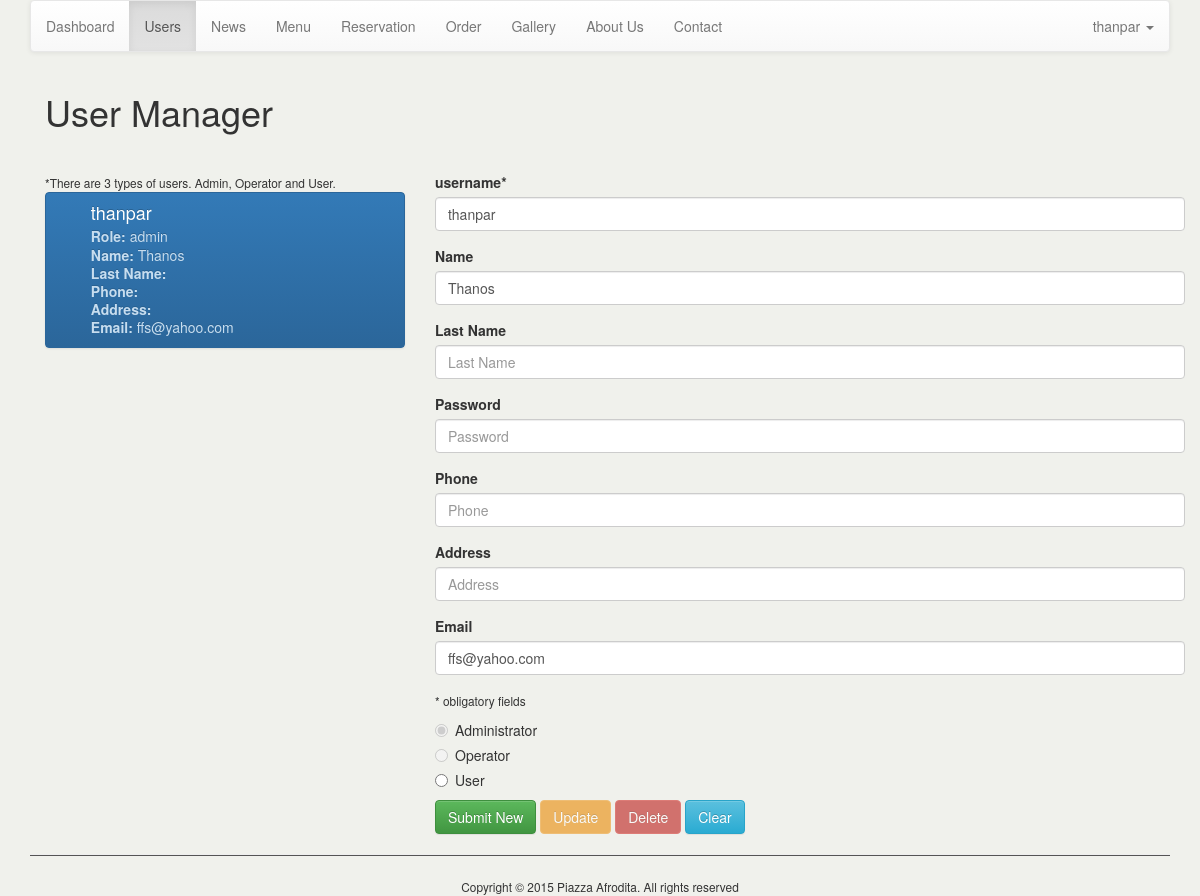
The page /admin/index.php?page=users&id=1 (signed in) on the database its author committed.
### tables this page shows
CREATE TABLE IF NOT EXISTS `users` (
`id` int(11) NOT NULL,
  `username` varchar(200) NOT NULL,
  `firstName` varchar(200) NOT NULL,
  `lastName` varchar(200) NOT NULL,
  `password` varchar(200) NOT NULL,
  `phone` varchar(50) NOT NULL,
  `address` varchar(200) NOT NULL,
  `privilege` int(10) NOT NULL,
  `email` varchar(200) NOT NULL
);

### admin/index.php (called while the page is built)
<?php include('template/header.php'); ?>
<?php include('views/'.$page.'.php'); ?>
<?php include('template/footer.php'); ?>

### admin/functions/data.php (called while the page is built, shortened)
<?php
    function get_user_data($dbc){
        $q="SELECT * FROM users ORDER BY id DESC";
        $r=mysqli_query($dbc,$q);
        return $r;
    }
    function get_single_user_data($dbc,$id){
        $q="SELECT * FROM users WHERE id= $id";
        $r=mysqli_query($dbc,$q);
        $row=mysqli_fetch_assoc($r);
        return $row;
    }
    function show_privilege_level($privilegeLevel){
        switch($privilegeLevel){
            case 1: return "admin";
            break;
        }
    }
?>

### admin/views/users.php (the view, shortened to what this page needs)
<?php
   $result = get_user_data($dbc);
   if(isset($_GET['id'])){
       $userRow = get_single_user_data($dbc,$_GET['id']);
   }
?>
<div class="container">
    <h1 id="subpage-title">User Manager</h1>
    <div class="row">
        <div id="user-col-list-group" class="col-md-4 col-sm-4">
            <small>*There are 3 types of users. Admin, Operator and User.</small>
            <div id ="user-list-group" class="list-group">
                <?php
                    while($row = mysqli_fetch_assoc($result)){ ?>
                        <a id="user-row-id-<?php echo $row['id']; ?>" href ="?page=users&id=<?php echo $row['id']; ?>" class="list-group-item <?php if($_GET['id']==$row['id']) echo 'active'; ?>">
                            <div class="row">
                                <div class="col-md-11 col-md-offset-1">
                                    <h4 id="user-col-username-id-<?php echo $row['id']; ?>" class ="list-group-item-heading"><?php echo $row['username']; ?></h4>
                                    <p id="user-col-role-id-<?php echo $row['id']; ?>" class="list-group-item-text"><b>Role: </b><?php echo show_privilege_level($row['privilege']) ; ?></p>
                                    <p id="user-col-name-id-<?php echo $row['id']; ?>" class="list-group-item-text"><b>Name: </b><?php echo $row['firstName']; ?></p>
                                    <p id="user-col-last-id-<?php echo $row['id']; ?>" class="list-group-item-text"><b>Last Name: </b><?php echo $row['lastName']; ?></p>
                                    <p id="user-col-phone-id-<?php echo $row['id']; ?>" class="list-group-item-text"><b>Phone: </b><?php echo $row['phone']; ?></p>
                                    <p id="user-col-address-id-<?php echo $row['id']; ?>" class="list-group-item-text"><b>Address: </b><?php echo $row['address']; ?></p>
                                    <p id="user-col-email-id-<?php echo $row['id']; ?>" class="list-group-item-text"><b>Email: </b><?php echo $row['email']; ?></p>
                                </div>
                            </div>
                        </a>
                <?php } ?>
            </div>
        </div>
            <div id="user-right-col" class="col-md-8 col-sm-8">
                <form action="?page=users" method="post" role="form">
                      <div id="form-start" class ="form-group">
                            <label for="username">username*</label>
                            <input type="text" class="form-control" id="username" name="username" value = "<?php echo $userRow['username']?>" placeholder ="UserName">
                      </div>
                      <div class="form-group">
                            <label for="name">Name</label>
                            <input type="text" class="form-control" id="name" name="name" value = "<?php echo $userRow['firstName']?>" placeholder ="Name">
                      </div>
                      <div class="form-group">
                            <label for="last">Last Name</label>
                            <input type="text" class="form-control" id="last" name="last" value = "<?php echo $userRow['lastName']?>" placeholder ="Last Name">
                      </div>
                      <div class="form-group">
                            <label for="password">Password</label>
                            <input type="password" class="form-control" id="password" name="password" value = "" placeholder ="Password">
                      </div>
                      <div class="form-group">
                            <label for="phone">Phone</label>
                            <input type="text" class="form-control" id="phone" name="phone" value = "<?php echo $userRow['phone']?>" placeholder ="Phone">
                      </div>
                      <div class="form-group">
                            <label for="address">Address</label>
                            <input type="text" class="form-control" id="address" name="address" value = "<?php echo $userRow['address']?>" placeholder ="Address">
                      </div>
                      <div class="form-group">
                            <label for="email">Email</label>
                            <input type="text" class="form-control" id="email" name="email" value = "<?php echo $userRow['email']?>" placeholder ="Email">
                      </div>
                      <small>* obligatory fields</small>
                      <div class="radio">
                        <label>
                            <input type="radio" name="optionsRadios" id="optionsRadios1" value="1"  <?php if($_SESSION['userPrivilege']!=1) echo 'disabled' ?> <?php if($userRow['privilege'] == 1) echo 'checked'; ?>>
                            Administrator
                        </label>
                      </div>
                        <div class="radio">
                            <label>
                                <input type="radio" name="optionsRadios" id="optionsRadios2" value="2" <?php if($_SESSION['userPrivilege']!=1) echo 'disabled' ?> <?php if($userRow['privilege'] == 2) echo 'checked'; ?>>
                                Operator
                            </label>
                        </div>
                      <div class="radio">
                            <label>
                                <input type="radio" name="optionsRadios" id="optionsRadios3" value="3" <?php if($userRow['privilege'] == 3) echo 'checked'; ?>>
                                User
                            </label>
                      </div>
                <button type="submit" name ="action" value="submit" class="btn btn-success">Submit New</button>
                <button id="users-update-button-<?php echo $userRow['id']; ?>" type="button" name ="action" value="update" class="users-update-button btn btn-warning" <?php if(!isset($_GET['id'])|| $_GET['id']==''|| $_SESSION['userPrivilege']!=1) echo 'disabled'; ?>>Update</button>
                <button  id="delete-btn-id-<?php echo $userRow['id']; ?>" type="button" name ="action" value="delete" class="users-delete-button btn btn-danger" <?php if(!isset($_GET['id'])|| $_GET['id']=='' || $_SESSION['userPrivilege']!=1) echo 'disabled'; ?>>Delete</button>
                <a href="?page=users" class="btn btn-info" role="button">Clear</a>
                </form>
            </div>
    </div>
</div>

### admin/config/css.php (style rules this page uses)
body { background-color: #F0F1EC; }
.list-group { padding-left: 15px; }
#subpage-title { margin-bottom: 40px; }
.list-group { padding-left:0; }

### rows shown on the page
users: username "thanpar", privilege "admin", firstName "Thanos", email "ffs@yahoo.com", name "Thanos", privilege "☑ Administrator", privilege "☐ Operator", privilege "☐ User"

### other values the page prints
$_SESSION['username'] "thanpar"
